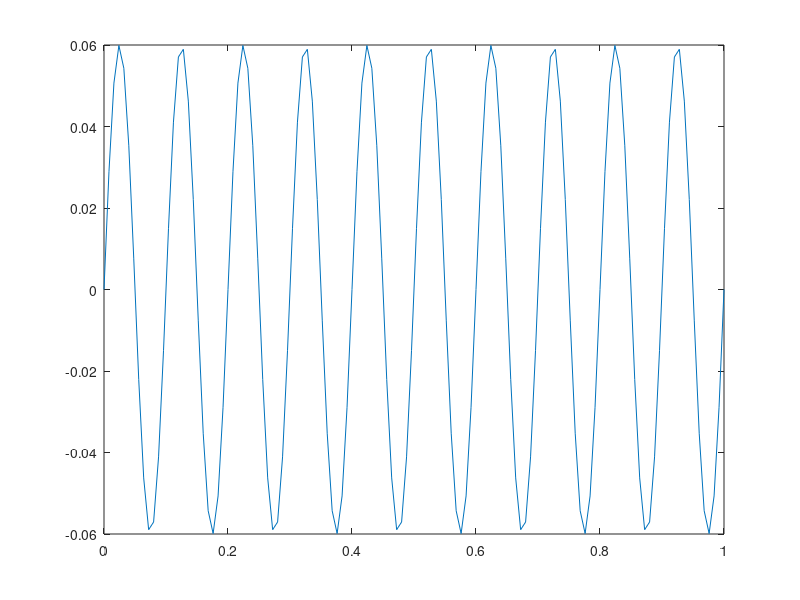

MATLAB code for this plot:
clear all;
             
% --------------- ADJUSTABLE VARIABLES ---------------------%

TotalTime = 1; % specify the total simulation runtime

SetpointTime = 0.008; % specify time interval between loading setpoints

Y0 = 0.06;  % specify radius (quarter cycle length)

% -------------- END ADJUSTABLE VARIABLES ----------------- %

Period = 0.1; % specify the time required to traverse one cycle - set it to 0.1 because
             % we want 10 frames/sec

TimeVec_oneCycle = 0:SetpointTime:Period; % specify the time vector for setpoints in one cycle
Yd_oneCycle = Y0 * sin (2*pi*(1.0/Period)*TimeVec_oneCycle);

TimeVec = 0:SetpointTime:TotalTime;
Yd = Y0 * sin (2*pi*(1.0/Period)*TimeVec);

plot(TimeVec, Yd);



